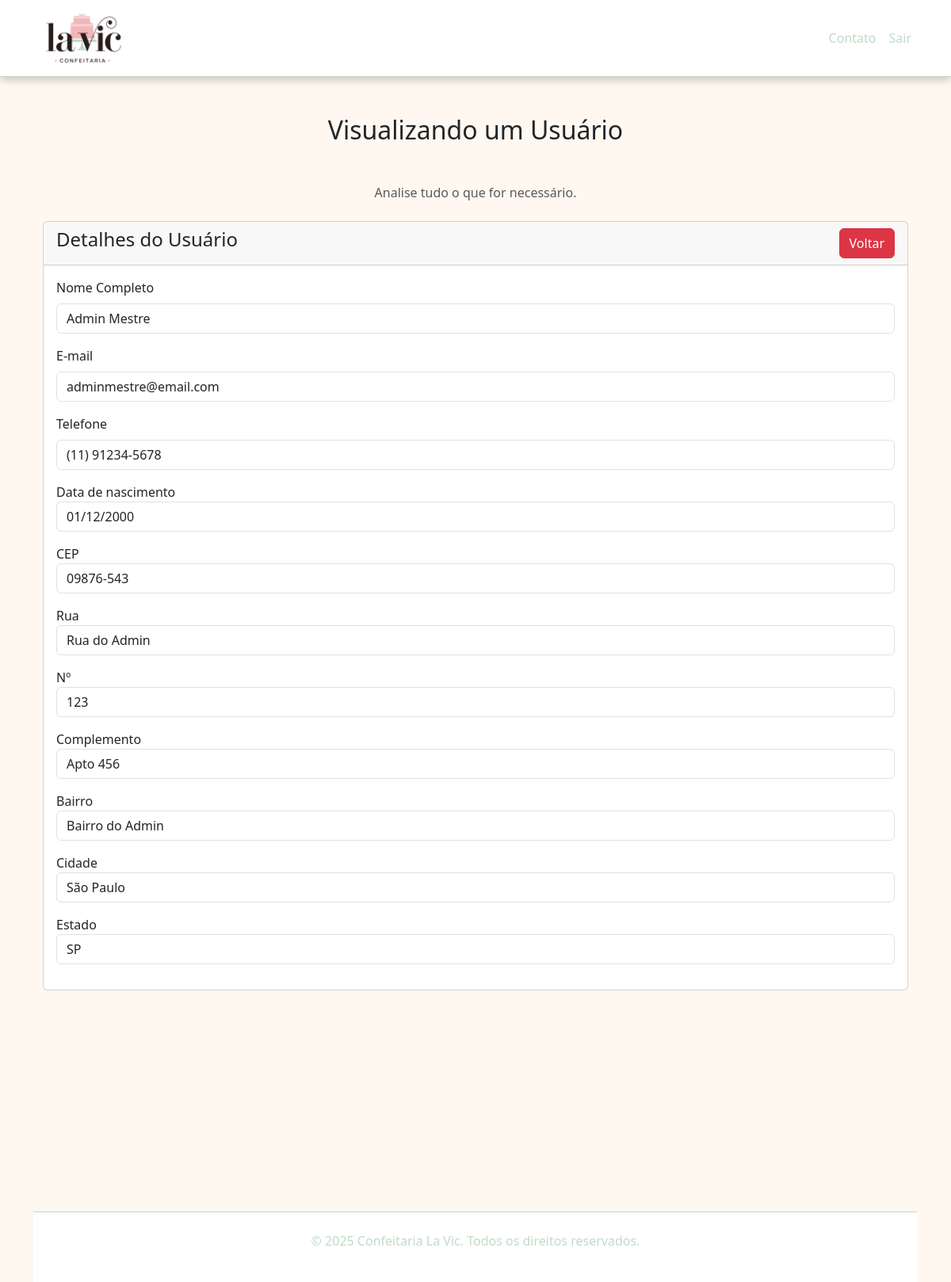
The page /usuario-view.php?id=1 (signed in) on the database its author committed.
### tables this page shows
CREATE TABLE `usuarios` (
  `id` int(11) NOT NULL,
  `nome` varchar(100) NOT NULL,
  `email` varchar(100) NOT NULL,
  `telefone` varchar(20) DEFAULT NULL,
  `data_nascimento` date DEFAULT NULL,
  `cep` varchar(10) DEFAULT NULL,
  `rua` varchar(100) DEFAULT NULL,
  `numero` varchar(10) DEFAULT NULL,
  `complemento` varchar(100) DEFAULT NULL,
  `bairro` varchar(100) DEFAULT NULL,
  `cidade` varchar(100) DEFAULT NULL,
  `estado` varchar(2) DEFAULT NULL,
  `senha` varchar(255) NOT NULL,
  `tipo` enum('cliente','admin') DEFAULT 'cliente',
  `data_cadastro` datetime NOT NULL
);

### usuario-view.php (the view, shortened to what this page needs)
<?php
require('conexao.php');
?>
<!DOCTYPE html>
<html lang="pt-br">
<head>
  <link href="https://cdn.jsdelivr.net/npm/bootstrap@5.3.0/dist/css/bootstrap.min.css" rel="stylesheet">
  <link rel="stylesheet" href="assets/css/style.css">
</head>
<body>
  <nav class="navbar navbar-expand-lg custom-navbar">
    <div class="container">
      <a class="navbar-brand" href="index.html">
        <img src="assets/img/logo.png" alt="Confeitaria La Vic" height="70">
      </a>
      <div class="collapse navbar-collapse" id="navbarNav">
        <ul class="navbar-nav ms-auto">
          <li class="nav-item"><a class="nav-link" href="contato-user.html">Contato</a></li>
          <li class="nav-item"><a class="nav-link" href="logout.php">Sair</a></li>
        </ul>
      </div>
    </div>
  </nav>
<div class="container mt-5">
    <h2 class="text-center mb-5">Visualizando um Usuário</h2>
    <div class="mt-5 text-center">
      <p class="text-muted">Analise tudo o que for necessário.</p>
    </div>
    <div class="container mt-4 ">
        <div class="row">
            <div class="col-md-12">
                <div class="card">
                    <div class="card-header">
                    <h4> Detalhes do Usuário
                        <a href="usuarios.php" class="btn btn-danger float-end">Voltar</a>
                    </h4>
                    </div>
                    <div class="card-body">
                        <?php
                        if (isset($_GET['id'])) {
                            $usuario_id = mysqli_real_escape_string($conexao, $_GET['id']);
                            $sql = "SELECT * FROM usuarios WHERE id='$usuario_id'";
                            $query = mysqli_query($conexao, $sql);
                            if (mysqli_num_rows($query) > 0) {
                            $usuario = mysqli_fetch_array($query);
                        ?>
                            <div class="mb-3">
                                <div class="mb-3">
                                    <div class="mb-3">
                                    <label for="nome" class="form-label">Nome Completo</label>
                                    <p type="text" class="form-control" id="nome" name="nome" required placeholder="Seu nome aqui..."><?=$usuario['nome'];?></p>
                                    </div>
                                    <div class="mb-3">
                                    <label for="email" class="form-label">E-mail</label>
                                    <p type="email" class="form-control" id="email" name="email" required placeholder="seuemail@exemplo.com"><?=$usuario['email'];?></p>
                                    </div>
                                    <div class="mb-3">
                                    <label for="telefone" class="form-label">Telefone</label>
                                    <p type="tel" class="form-control" id="telefone" name="telefone" required placeholder="(XX) XXXXX-XXXX"
                                    maxlength="15" pattern="\(\d{2}\)\s?\d{4,5}-\d{4}" title="Formato esperado: (XX) XXXXX-XXXX"><?=$usuario['telefone'];?></p>
                                    </div>
                                    <div class="mb-3">
                                    <label for="data_nasc">Data de nascimento</label>
                                    <p type="date" class="form-control" id="data_nasc" name="data_nasc" required placeholder="dd/mm/aaaa"><?=date('d/m/Y', strtotime($usuario['data_nascimento']))?></p>
                                    </div>
                                    <div class="mb-3">
                                    <label for="cep">CEP</label>
                                    <p type="text" class="form-control" id="cep" name="cep" required placeholder="XXXXX-XXX"><?=$usuario['cep'];?></p>
                                    </div>
                                    <div class="mb-3">
                                    <label for="rua">Rua</label>
                                    <p type="text" class="form-control" id="rua" name="rua" required><?=$usuario['rua'];?></p>
                                    </div>
                                    <div class="mb-3">
                                    <label for="numero_end">Nº</label>
                                    <p type="text" class="form-control" id="numero_end" name="numero_end" required><?=$usuario['numero'];?></p>
                                    </div>
                                    <div class="mb-3">
                                    <label for="complemento_end">Complemento</label>
                                    <p type="text" class="form-control" id="complemento_end" name="complemento_end"><?=$usuario['complemento'];?></p>
                                    </div>
                                    <div class="mb-3">
                                    <label for="bairro">Bairro</label>
                                    <p type="text" class="form-control" id="bairro" name="bairro" required><?=$usuario['bairro'];?></p>
                                    </div>
                                    <div class="mb-3">
                                    <label for="cidade">Cidade</label>
                                    <p type="text" class="form-control" id="cidade" name="cidade" required><?=$usuario['cidade'];?></p>
                                    </div>
                                    <div class="mb-3">
                                    <label for="estado">Estado</label>
                                    <p type="text" class="form-control" id="estado" name="estado" maxlength="2" required placeholder="SP" style="text-transform:uppercase;" pattern="[A-Za-z]{2}" title="Apenas a sigla do estado com 2 letras. Ex: SP, RJ"><?=$usuario['estado'];?></p>
                                    </div>
                            </div>
                        <?php
                        } else {
                            echo "<h5>Usuário não encontrado.</h5>";
                        }
                        }
                        ?>
                    </div>
                </div>
            </div>
        </div>
    </div>
  </div>
  <footer class=" text-white text-center py-4 custom-footer">
    <p>&copy; 2025 Confeitaria La Vic. Todos os direitos reservados.</p>
  </footer>
</body>
</html>

### assets/css/style.css (style rules this page uses)
body { background-color: #fff8f0; }
.custom-navbar { background-color: white; border-bottom: 1px solid #BFDBC8 ; box-shadow: 0 4px 10px rgba(0, 0, 0, 0.2); }
.custom-navbar .nav-link { color: #BFDBC8; }
.banner-custom h1, p { color: white; }
.custom-footer { margin-top: 25%; background-color: white; border-top: 1px solid #BFDBC8 ; }
.custom-footer p { color: #BFDBC8; }

### rows shown on the page
usuarios: nome "Admin Mestre", email "adminmestre@email.com", telefone "(11) 91234-5678", data_nascimento "01/12/2000", cep "09876-543", rua "Rua do Admin", numero "123", complemento "Apto 456", bairro "Bairro do Admin", cidade "São Paulo", estado "SP"
